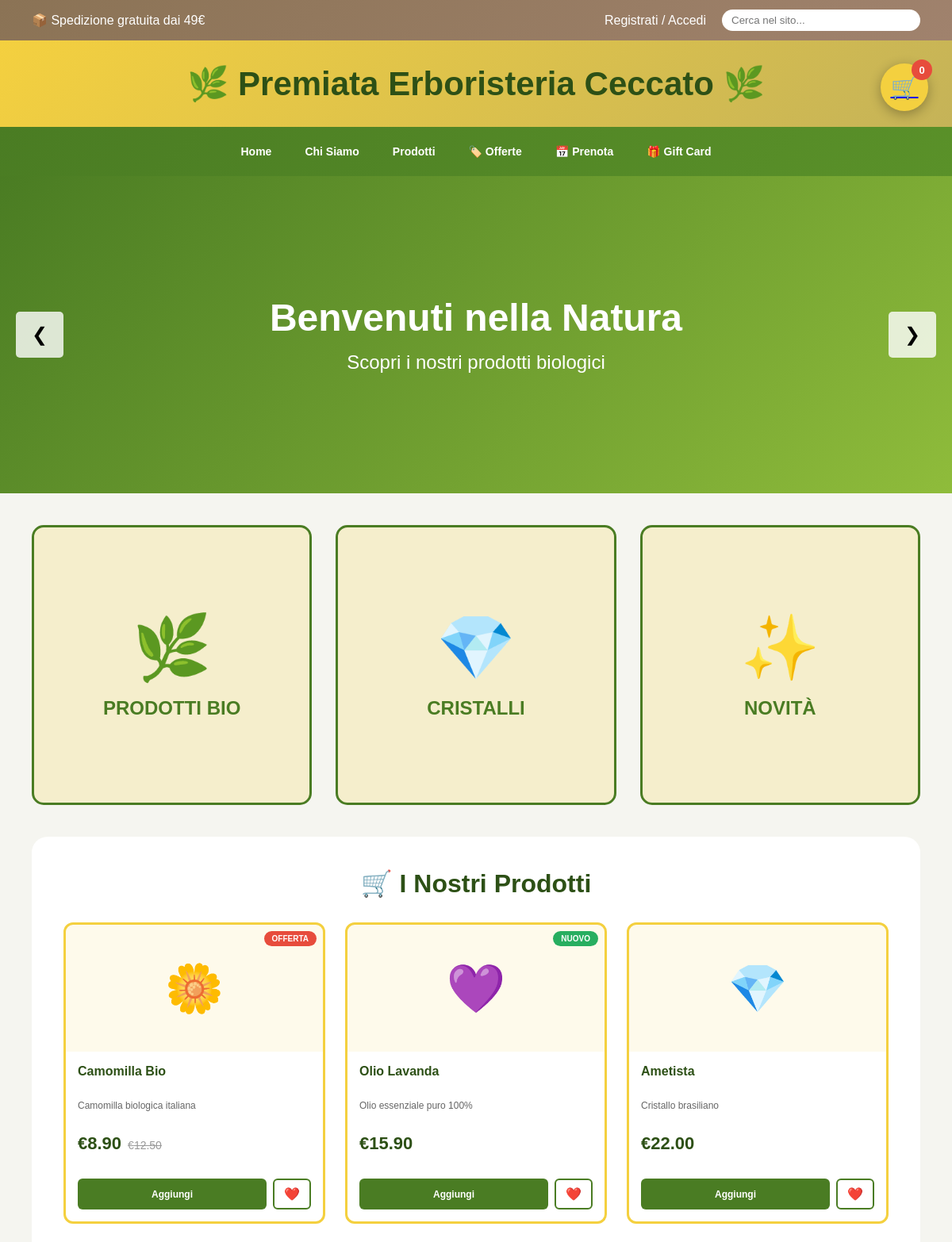
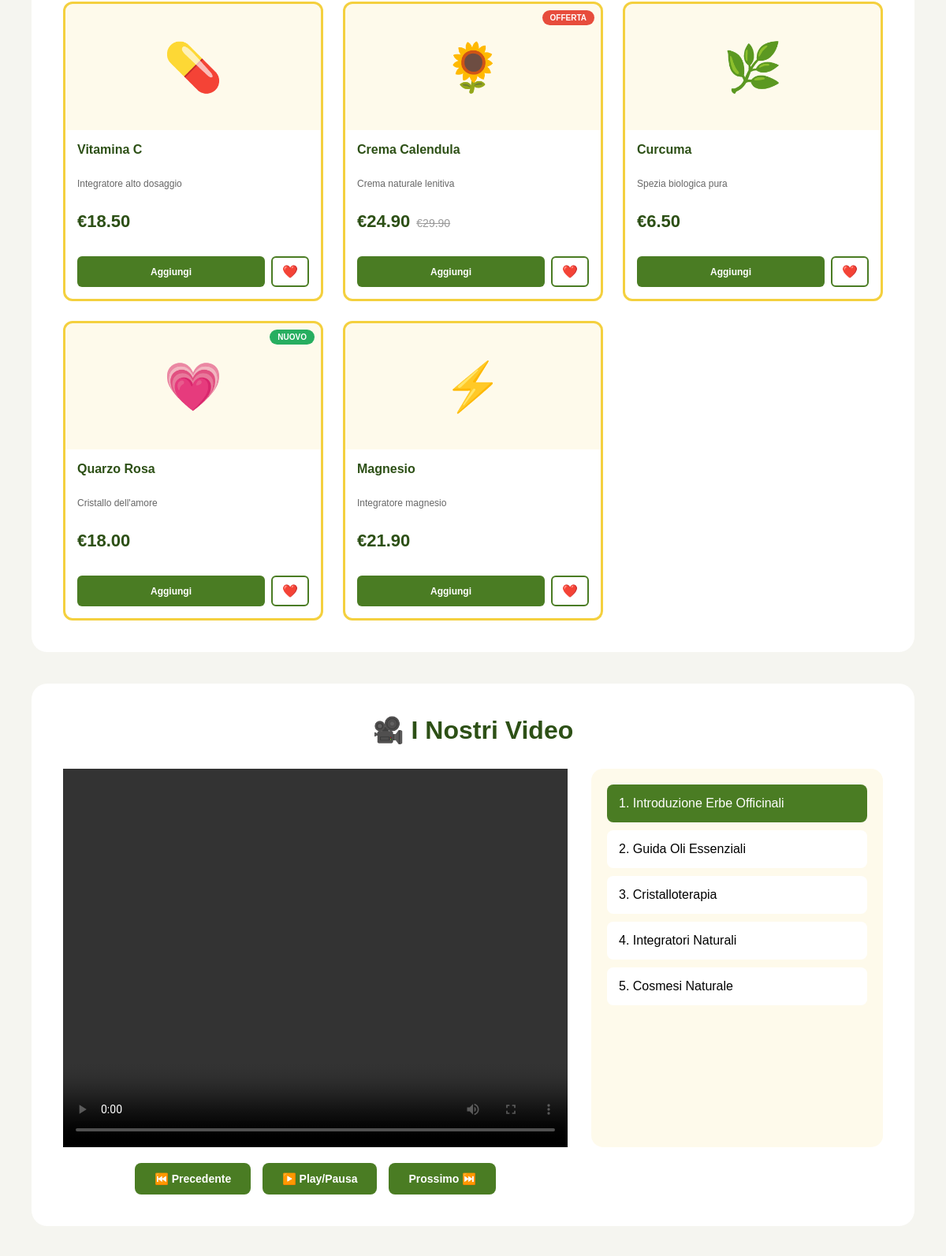
The page / (upper part) on the database its author committed (2 pictures, top to bottom).
### tables this page shows
CREATE TABLE slider (
    id INT AUTO_INCREMENT PRIMARY KEY,
    titolo VARCHAR(200),
    sottotitolo VARCHAR(300),
    immagine VARCHAR(500),
    link VARCHAR(300),
    colore_bg VARCHAR(100) DEFAULT 'linear-gradient(135deg, #4a7c23 0%, #8fbc3b 100%)',
    ordine INT DEFAULT 0,
    attivo BOOLEAN DEFAULT TRUE
);

CREATE TABLE prodotti (
    id INT AUTO_INCREMENT PRIMARY KEY,
    nome VARCHAR(200) NOT NULL,
    descrizione TEXT,
    prezzo DECIMAL(10,2) NOT NULL,
    prezzo_originale DECIMAL(10,2) DEFAULT NULL,
    icona VARCHAR(10) DEFAULT '🌿',
    categoria_id INT,
    badge VARCHAR(50) DEFAULT NULL,
    in_evidenza BOOLEAN DEFAULT FALSE,
    attivo BOOLEAN DEFAULT TRUE,
    created_at TIMESTAMP DEFAULT CURRENT_TIMESTAMP,
    FOREIGN KEY (categoria_id) REFERENCES categorie(id)
);

CREATE TABLE video (
    id INT AUTO_INCREMENT PRIMARY KEY,
    titolo VARCHAR(200) NOT NULL,
    url VARCHAR(500) NOT NULL,
    ordine INT DEFAULT 0,
    attivo BOOLEAN DEFAULT TRUE
);

### config.php (called while the page is built, shortened)
<?php
$sito = [
    'nome' => 'Premiata Erboristeria Ceccato',
    'titolare' => '[Nome Cognome]',
    'indirizzo' => 'Via Example 123',
    'citta' => '38050 Levico Terme (TN) - Italia',
    'telefono' => '+39 0461 123456',
    'email' => 'info@erboristeria-ceccato.it',
    'piva' => '01234567890',
    'spedizione_gratis' => 49
];

### index.php (the view, shortened to what this page needs)
<?php
require_once 'config.php';
$stmt = $pdo->query("SELECT * FROM prodotti WHERE in_evidenza = TRUE AND attivo = TRUE ORDER BY id");
$prodotti = $stmt->fetchAll();
$stmt = $pdo->query("SELECT * FROM slider WHERE attivo = TRUE ORDER BY ordine");
$slides = $stmt->fetchAll();
$stmt = $pdo->query("SELECT * FROM video WHERE attivo = TRUE ORDER BY ordine");
$video = $stmt->fetchAll();
?>
<!DOCTYPE html>
<html lang="it">
<head>
</head>
<body>
    <div class="top-banner">
        <div>📦 Spedizione gratuita dai <?php echo $sito['spedizione_gratis']; ?>€</div>
        <div style="display: flex; gap: 20px; align-items: center;">
            <a href="accedi.html" style="color: white; text-decoration: none;">Registrati / Accedi</a>
            <div class="search-bar">
                <input type="text" placeholder="Cerca nel sito...">
            </div>
        </div>
    </div>
    <header>
        <h1>🌿 <?php echo $sito['nome']; ?> 🌿</h1>
    </header>
    <nav>
        <div class="nav-container">
            <div class="nav-item"><a href="index.php" class="nav-button">Home</a></div>
            <div class="nav-item">
                <button class="nav-button">Chi Siamo</button>
            </div>
            <div class="nav-item">
                <button class="nav-button">Prodotti</button>
            </div>
            <div class="nav-item"><a href="offerte.html" class="nav-button">🏷️ Offerte</a></div>
            <div class="nav-item"><a href="prenota-consulenza.html" class="nav-button">📅 Prenota</a></div>
            <div class="nav-item"><a href="gift-card.html" class="nav-button">🎁 Gift Card</a></div>
        </div>
    </nav>
    <div class="slider-container">
        <div class="slider" id="slider">
            <?php foreach ($slides as $slide): ?>
            <div class="slide" style="background: <?php echo $slide['colore_bg']; ?>;">
                <div style="text-align: center;">
                    <h2 style="font-size: 48px; margin-bottom: 15px;"><?php echo $slide['titolo']; ?></h2>
                    <p style="font-size: 24px;"><?php echo $slide['sottotitolo']; ?></p>
                </div>
            </div>
            <?php endforeach; ?>
        </div>
        <button class="slider-arrow prev" onclick="moveSlide(-1)">❮</button>
        <button class="slider-arrow next" onclick="moveSlide(1)">❯</button>
    </div>
    <main>
        <div class="hero-section">
            <div class="image-box">
                <div class="placeholder-icon">🌿</div>
                <div>PRODOTTI BIO</div>
            </div>
            <div class="image-box">
                <div class="placeholder-icon">💎</div>
                <div>CRISTALLI</div>
            </div>
            <div class="image-box">
                <div class="placeholder-icon">✨</div>
                <div>NOVITÀ</div>
            </div>
        </div>
        <div class="products-section">
            <h2>🛒 I Nostri Prodotti</h2>
            <div class="products-grid">
                <?php foreach ($prodotti as $p): ?>
                <div class="product-card">
                    <div class="product-image">
                        <?php echo $p['icona']; ?>
                        <?php if ($p['badge']): ?>
                        <div class="product-badge <?php echo $p['badge'] == 'NUOVO' ? 'new' : ''; ?>"><?php echo $p['badge']; ?></div>
                        <?php endif; ?>
                    </div>
                    <div class="product-info">
                        <div class="product-name"><?php echo $p['nome']; ?></div>
                        <div class="product-description"><?php echo $p['descrizione']; ?></div>
                        <div class="product-price">
                            <span class="price-current">€<?php echo number_format($p['prezzo'], 2); ?></span>
                            <?php if ($p['prezzo_originale']): ?>
                            <span class="price-old">€<?php echo number_format($p['prezzo_originale'], 2); ?></span>
                            <?php endif; ?>
                        </div>
                        <div class="product-actions">
                            <button class="btn-add-cart" onclick="addToCart(<?php echo $p['id']; ?>)">Aggiungi</button>
                            <button class="btn-wishlist">❤️</button>
                        </div>
                    </div>
                </div>
                <?php endforeach; ?>
            </div>
        </div>
        <div class="video-section">
            <h2>🎥 I Nostri Video</h2>
            <div class="video-layout">
                <div>
                    <div class="video-container">
                        <video id="videoPlayer" controls>
                            <source id="videoSource" src="<?php echo $video[0]['url'] ?? ''; ?>" type="video/mp4">
                        </video>
                    </div>
                    <div class="video-controls">
                        <button class="video-btn" onclick="previousVideo()">⏮️ Precedente</button>
                        <button class="video-btn" onclick="playPauseVideo()">▶️ Play/Pausa</button>
                        <button class="video-btn" onclick="nextVideo()">Prossimo ⏭️</button>
                    </div>
                </div>
                <div class="video-playlist" id="playlistContainer">
                    <?php foreach ($video as $i => $v): ?>
                    <div class="playlist-item <?php echo $i === 0 ? 'active' : ''; ?>" onclick="loadVideo(<?php echo $i; ?>)"><?php echo ($i+1) . '. ' . $v['titolo']; ?></div>
                    <?php endforeach; ?>
                </div>
            </div>
        </div>
    </main>
    <a href="carrello.html" class="cart-icon">
        🛒
        <span class="cart-count" id="cartCount">0</span>
    </a>
</body>
</html>

### rows shown on the page
slider: titolo "Benvenuti nella Natura", sottotitolo "Scopri i nostri prodotti biologici"
prodotti: icona "🌼", badge "OFFERTA", nome "Camomilla Bio", descrizione "Camomilla biologica italiana", prezzo "8.90", prezzo_originale "12.50"
prodotti: icona "💜", badge "NUOVO", nome "Olio Lavanda", descrizione "Olio essenziale puro 100%", prezzo "15.90"
prodotti: icona "💎", nome "Ametista", descrizione "Cristallo brasiliano", prezzo "22.00"
prodotti: icona "💊", nome "Vitamina C", descrizione "Integratore alto dosaggio", prezzo "18.50"
prodotti: icona "🌻", badge "OFFERTA", nome "Crema Calendula", descrizione "Crema naturale lenitiva", prezzo "24.90", prezzo_originale "29.90"
prodotti: icona "🌿", nome "Curcuma", descrizione "Spezia biologica pura", prezzo "6.50"
prodotti: icona "💗", badge "NUOVO", nome "Quarzo Rosa", descrizione "Cristallo dell'amore", prezzo "18.00"
prodotti: icona "⚡", nome "Magnesio", descrizione "Integratore magnesio", prezzo "21.90"
video: titolo "Introduzione Erbe Officinali"
video: titolo "Guida Oli Essenziali"
video: titolo "Cristalloterapia"
video: titolo "Integratori Naturali"
video: titolo "Cosmesi Naturale"

### other values the page prints
$sito['spedizione_gratis'] "49"
$sito['nome'] "Premiata Erboristeria Ceccato"
